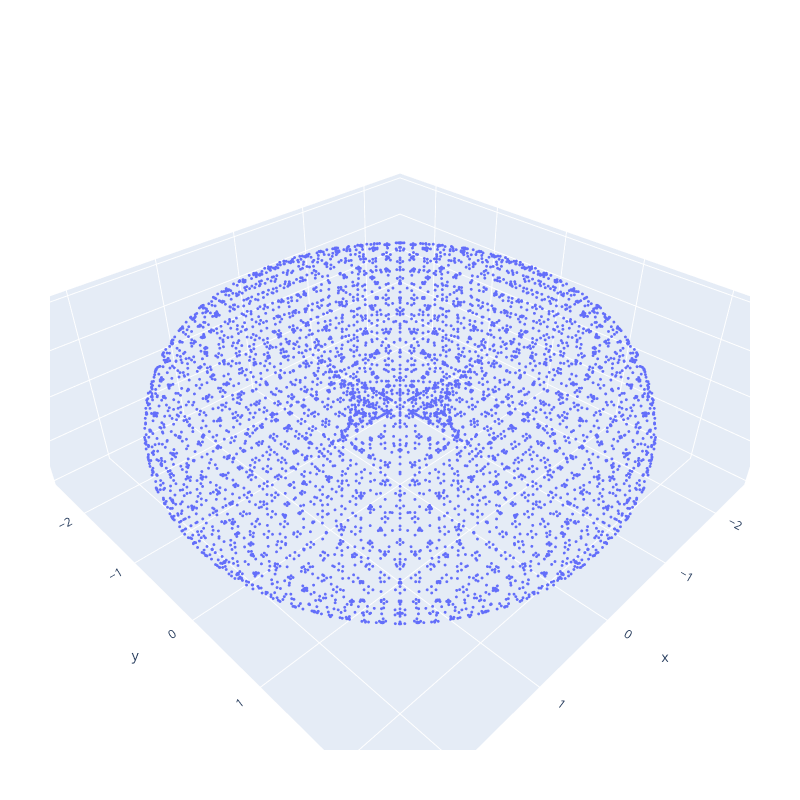

The notebook cell saved with this chart:
### Code cell
sc = plot_mesh(mesh)

trace = GenericTrace[]
push!(trace, sc)
layout = Layout(width=800, height=800, scene=attr(aspectmode="data"))
plot(trace, layout)

### Figure 1 — Plotly figure (JSON) as saved in the notebook; plotly's stock layout.template omitted (floating-point values rounded to 4 significant figures; data arrays with more than 128 entries replaced by an {"elided": "..."} marker saying what was removed)
{"data": [{"marker": {"size": 1}, "mode": "markers", "name": "surface", "showscale": true, "type": "scatter3d", "x": {"elided": "6184 float values"}, "y": {"elided": "6184 float values"}, "z": {"elided": "6184 float values"}}], "layout": {"height": 800, "margin": {"b": 50, "l": 50, "r": 50, "t": 60}, "scene": {"aspectmode": "data"}, "width": 800}}
